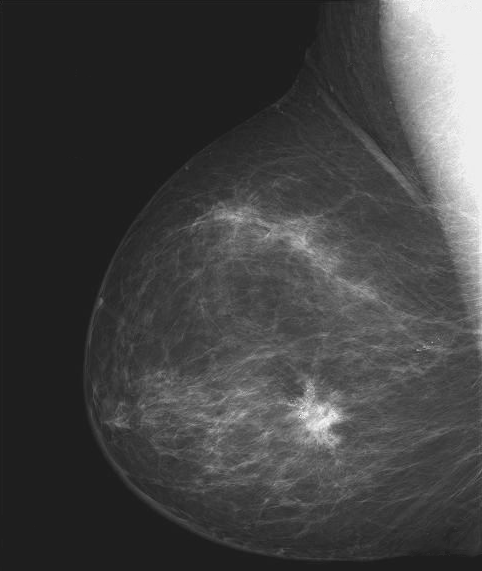
#> input picture DIP3E_Original_Images_CH03/Fig0304(a)(breast_digital_Xray).tif, 482 x 571 px
$ jupyter execute main.ipynb
#> lines starting #> are read from the running program, lines starting #| are printed output that depends on the picture
#> further down, image is the input picture: shape (571, 482); min 21, max 255, mean 66.7
[cell 1]
import cv2
import numpy as np
import matplotlib.pyplot as plt

[cell 2]
def high_boost_filter(image, mask, k):
    # Aplicar a máscara à imagem para criar a máscara de nitidez
#> called with mask = array of shape (3, 3), k = 2
    mask_image = cv2.filter2D(image, -1, mask)

    # Calcular a máscara de nitidez
    mask = image - mask_image
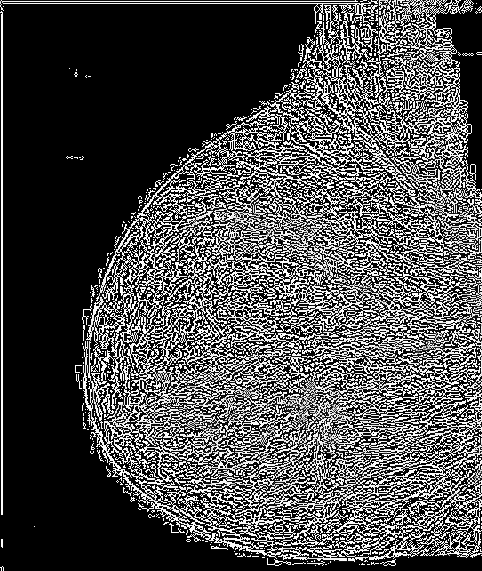
#> mask: shape (571, 482); min 0, max 255, mean 76.8

    # Aplicar o alto reforço à imagem original
    sharpened = image + k * mask
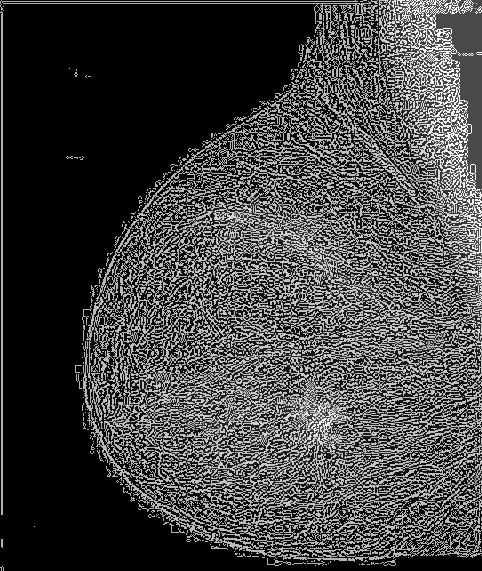
#> sharpened: shape (571, 482) float64; min 29, max 755, mean 220.2; drawn with min black and max white

    # Certifique-se de que os valores da imagem estejam no intervalo [0, 255]
    sharpened = np.clip(sharpened, 0, 255).astype(np.uint8)
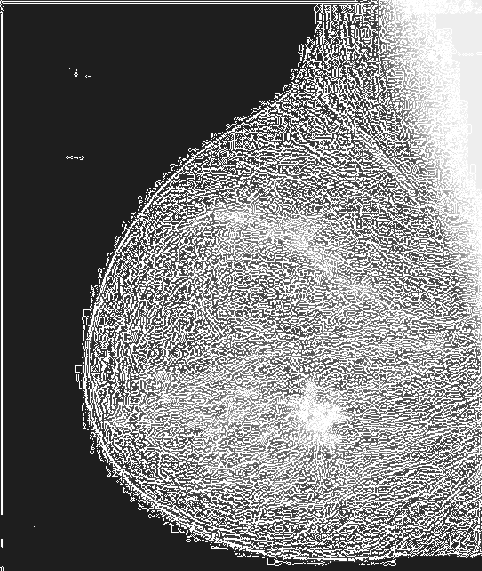
#> sharpened: shape (571, 482); min 29, max 255, mean 122.3

    return sharpened

[cell 3]
path = "./DIP3E_Original_Images_CH03/"
# Carregar a imagem em formato .tif
image = cv2.imread(f'{path}Fig0304(a)(breast_digital_Xray).tif', cv2.IMREAD_GRAYSCALE)

# Definir a máscara personalizada (exemplo: filtro de média)
custom_mask = np.array([[0, -1, 0],
                        [-1, 5, -1],
                        [0, -1, 0]], dtype=np.float32)

# Definir o valor de k (fator de alto reforço)
k = 2.0

# Aplicar a função com a máscara personalizada
sharpened_image = high_boost_filter(image, custom_mask, k)

# Exibir a imagem resultante com Matplotlib
plt.figure(figsize=(10, 5))
plt.subplot(121), plt.imshow(cv2.cvtColor(image, cv2.COLOR_BGR2RGB), cmap='gray')
plt.title('Imagem Original'), plt.axis('off')
plt.subplot(122), plt.imshow(sharpened_image, cmap='gray')
plt.title('Imagem Alto Reforço'), plt.axis('off')

plt.show()
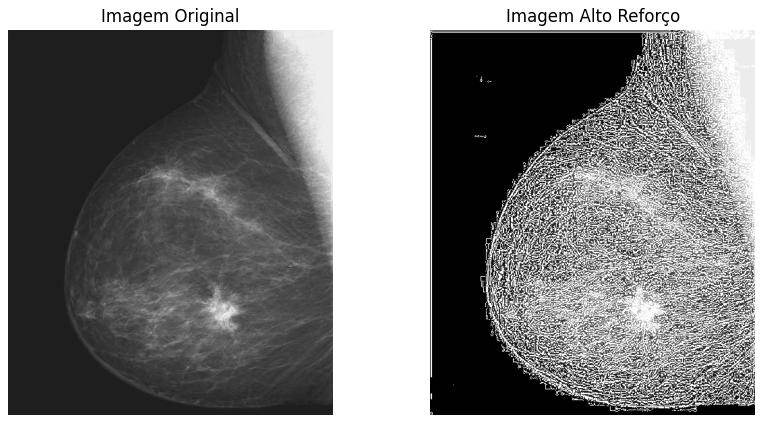
#> figure drawn by matplotlib, 2 panels
